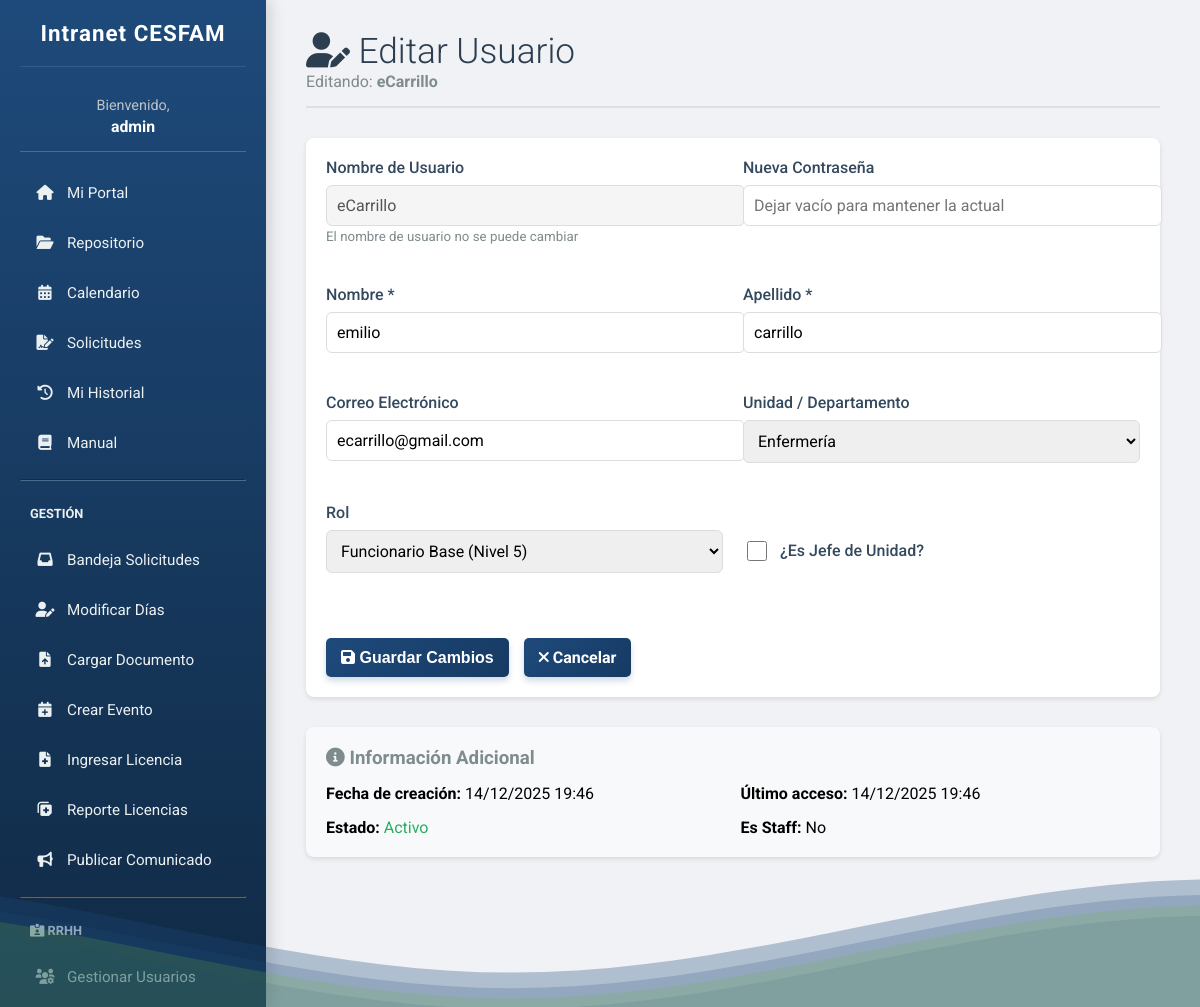
The page /gestion/usuarios/editar/13/ (signed in) on the database as committed earlier.
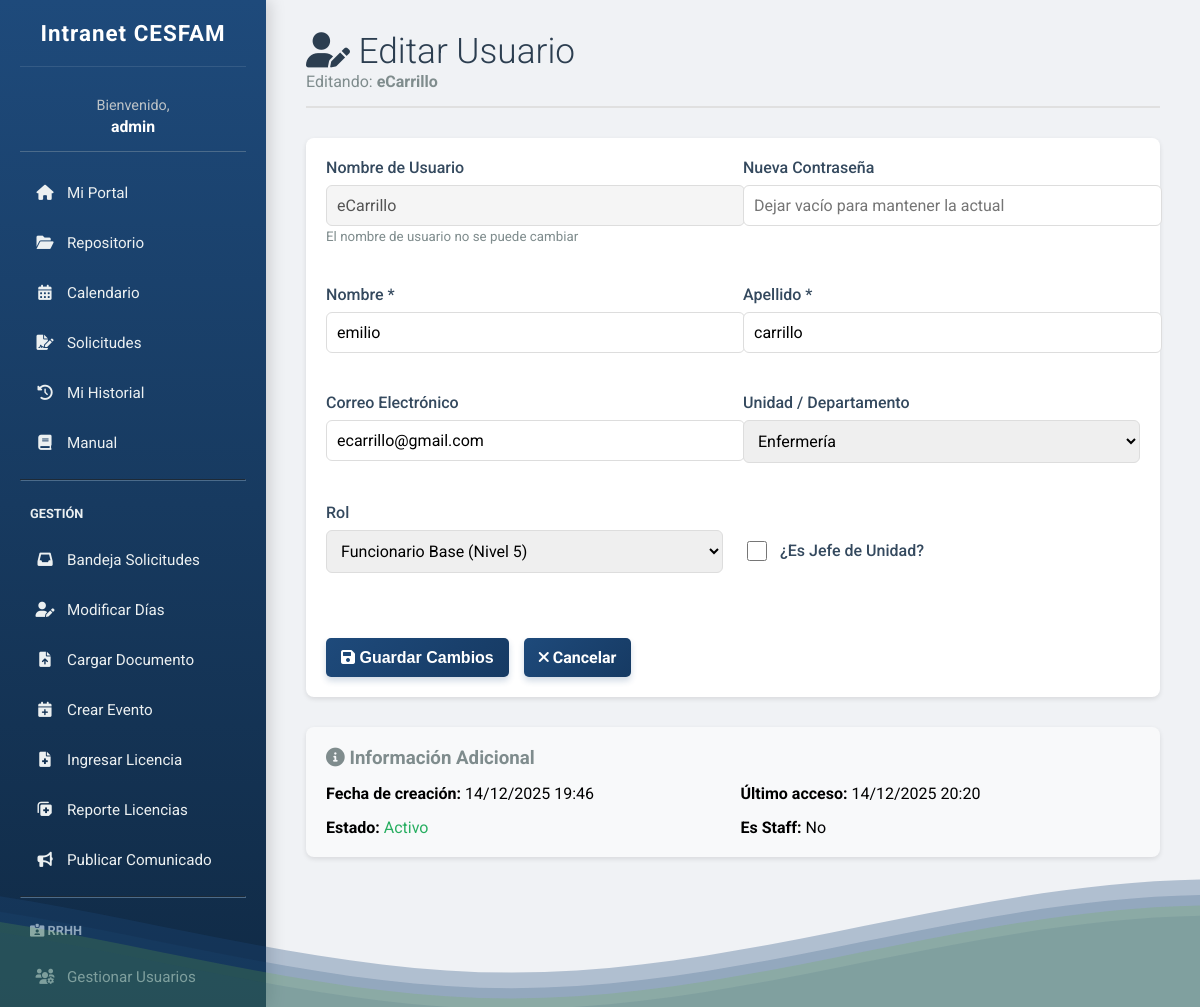
The same page on the database as committed later.
### intranet/models.py (models this page shows, shortened)
class Funcionarios(AbstractUser):
    nombre = models.CharField(max_length=100, blank=True)
    id_rol = models.ForeignKey(Roles, on_delete=models.SET_NULL, null=True, blank=True)
    id_unidad = models.ForeignKey(Unidades, on_delete=models.SET_NULL, null=True, blank=True)
    es_jefe_unidad = models.BooleanField(default=False, verbose_name="Es Jefe de Unidad")

class Unidades(models.Model):
    nombre_unidad = models.CharField(max_length=100, unique=True)
    descripcion = models.TextField(blank=True, null=True)
    activa = models.BooleanField(default=True)
    class Meta:
        verbose_name_plural = "Unidades"

class Roles(models.Model):
    nombre_rol = models.CharField(max_length=100, unique=True)
    nivel_jerarquico = models.IntegerField(default=5)
    class Meta:
        verbose_name_plural = "Roles"

### intranet/views.py (the view, shortened to what this page needs)
# urls.py: path('gestion/usuarios/editar/<int:usuario_id>/', views.editar_usuario_view, name='editar_usuario'),
@login_required(login_url='login')
def editar_usuario_view(request, usuario_id):
    user = request.user
    if not es_subdireccion(user):
        return redirect('dashboard')
    usuario = get_object_or_404(Funcionarios, pk=usuario_id)
    if usuario.is_superuser:
        return redirect('gestion_usuarios')
    context = {
        'usuario': usuario,
        'unidades': Unidades.objects.filter(activa=True).order_by('nombre_unidad'),
        'roles': Roles.objects.all().order_by('nivel_jerarquico'),
    }
    return render(request, 'editar_usuario.html', context)

### intranet/views.py (called while the page is built)
def es_subdireccion(user):
    if user.is_superuser:
        return True
    if user.id_rol:
        return user.id_rol.nivel_jerarquico <= 2  # Director o Subdirección
    return False

### intranet/templates/editar_usuario.html (shortened to what the changed rows need)
{% extends 'base.html' %}
{% block content %}
<header class="header">
    <h1><i class="fas fa-user-edit"></i> Editar Usuario</h1>
    <p style="color: #7f8c8d;">Editando: <strong>{{ usuario.username }}</strong></p>
</header>
<section class="content-box">
    <form method="POST" class="form-container">
        <div style="display: grid; grid-template-columns: 1fr 1fr; gap: 20px;">
            <div class="form-group">
                <label>Nombre de Usuario</label>
                <input type="text" value="{{ usuario.username }}" disabled
                       style="width: 100%; padding: 10px; border: 1px solid #ddd; border-radius: 6px; background-color: #f5f5f5;">
                <small style="color: #7f8c8d;">El nombre de usuario no se puede cambiar</small>
            </div>
            <div class="form-group">
                <label for="first_name">Nombre *</label>
                <input type="text" id="first_name" name="first_name" required value="{{ usuario.first_name }}"
                       style="width: 100%; padding: 10px; border: 1px solid #ddd; border-radius: 6px;">
            </div>
            <div class="form-group">
                <label for="last_name">Apellido *</label>
                <input type="text" id="last_name" name="last_name" required value="{{ usuario.last_name }}"
                       style="width: 100%; padding: 10px; border: 1px solid #ddd; border-radius: 6px;">
            </div>
            <div class="form-group">
                <label for="email">Correo Electrónico</label>
                <input type="email" id="email" name="email" value="{{ usuario.email }}"
                       style="width: 100%; padding: 10px; border: 1px solid #ddd; border-radius: 6px;">
            </div>
            <div class="form-group">
                <label for="id_unidad">Unidad / Departamento</label>
                <select id="id_unidad" name="id_unidad" style="width: 100%; padding: 10px; border: 1px solid #ddd; border-radius: 6px;">
                    {% for unidad in unidades %}
                    <option value="{{ unidad.pk }}" {% if usuario.id_unidad and usuario.id_unidad.pk == unidad.pk %}selected{% endif %}>
                        {{ unidad.nombre_unidad }}
                    </option>
                    {% endfor %}
                </select>
            </div>
            <div class="form-group">
                <label for="id_rol">Rol</label>
                <select id="id_rol" name="id_rol" style="width: 100%; padding: 10px; border: 1px solid #ddd; border-radius: 6px;">
                    {% for rol in roles %}
                    <option value="{{ rol.pk }}" {% if usuario.id_rol and usuario.id_rol.pk == rol.pk %}selected{% endif %}>
                        {{ rol.nombre_rol }} (Nivel {{ rol.nivel_jerarquico }})
                    </option>
                    {% endfor %}
                </select>
            </div>
            <div class="form-group" style="display: flex; align-items: center; gap: 10px; padding-top: 25px;">
                <input type="checkbox" id="es_jefe_unidad" name="es_jefe_unidad" style="width: 20px; height: 20px;"
                       {% if usuario.es_jefe_unidad %}checked{% endif %}>
                <label for="es_jefe_unidad" style="margin: 0;">¿Es Jefe de Unidad?</label>
            </div>
        </div>
    </form>
</section>
<section class="content-box" style="margin-top: 20px; background-color: #f8f9fa;">
    <div style="display: grid; grid-template-columns: 1fr 1fr; gap: 15px; margin-top: 15px;">
        <p><strong>Fecha de creación:</strong> {{ usuario.date_joined|date:"d/m/Y H:i" }}</p>
        <p><strong>Último acceso:</strong> {{ usuario.last_login|date:"d/m/Y H:i"|default:"Nunca" }}</p>
        <p><strong>Estado:</strong>
            {% if usuario.is_active %}
            <span style="color: #27ae60;">Activo</span>
            {% else %}
            <span style="color: #e74c3c;">Inactivo</span>
            {% endif %}
        </p>
        <p><strong>Es Staff:</strong> {{ usuario.is_staff|yesno:"Sí,No" }}</p>
    </div>
</section>
{% endblock %}

Rows that differ between the two databases and show on the page:
changed Funcionarios "eCarrillo": last_login "14/12/2025 19:46" → "14/12/2025 20:20"
